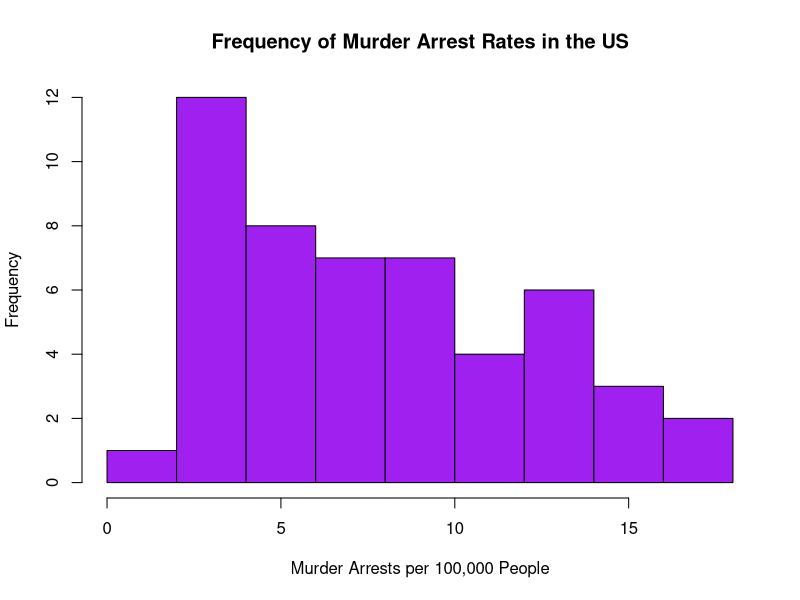
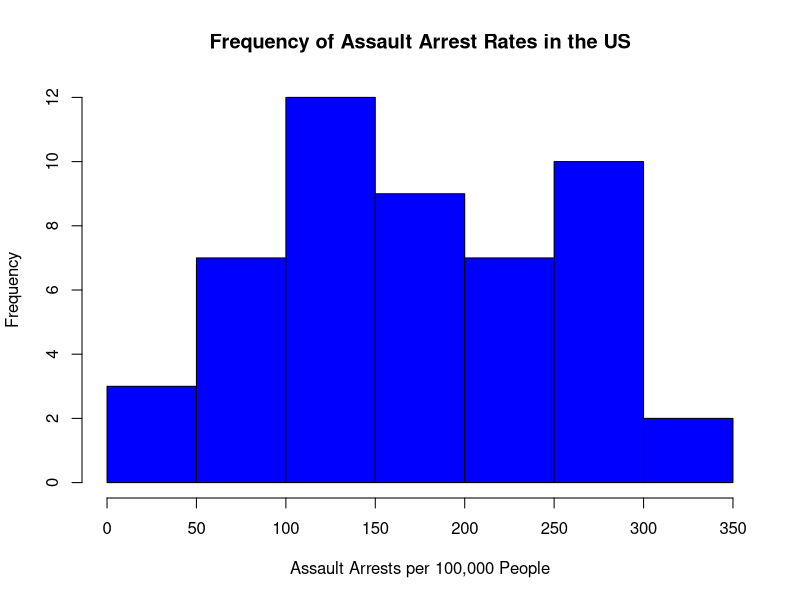
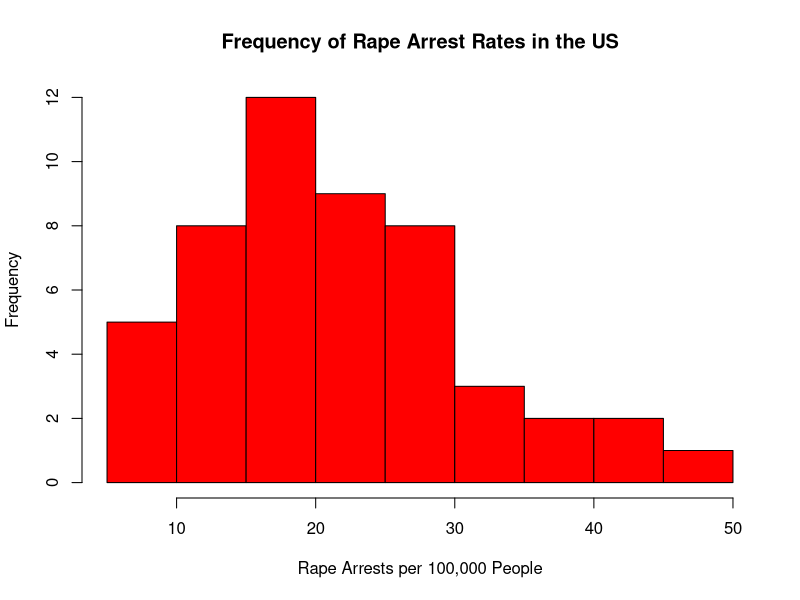
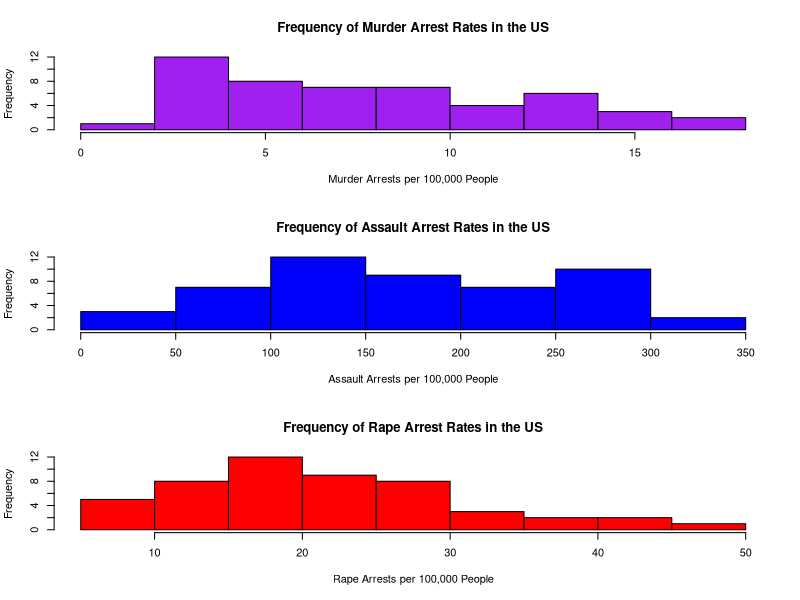
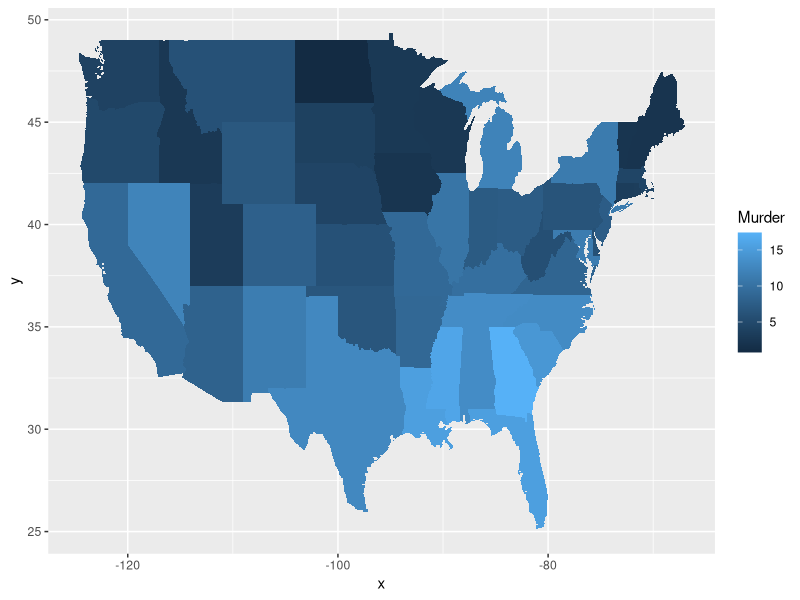

Write the R code that produced these figures, in order.
## ---- chunk 1
knitr::opts_chunk$set(message=FALSE,warning=FALSE, cache=TRUE)
# install.packages("formatR")
knitr::opts_chunk$set(tidy.opts = list(width.cutoff = 60), tidy = TRUE)
## ---- chunk 2
#install.packages("datasets")
library(datasets)
## ---- chunk 3
dat<-USArrests
## ---- chunk 4
dat$state<-tolower(rownames(USArrests))
## ---- chunk 5
names(dat)
## ---- chunk 6
class(dat$Murder)
## ---- chunk 7
head(dat)
?USArrests
## ---- chunk 8
hist(dat$Murder, xlab = "Murder Arrests per 100,000 People", main = "Frequency of Murder Arrest Rates in the US", col = "purple")
## ---- chunk 9
summary(dat$Murder)
## ---- chunk 10
hist(dat$Assault, xlab = "Assault Arrests per 100,000 People", main = "Frequency of Assault Arrest Rates in the US", col = "Blue")
## ---- chunk 11
summary(dat$Assault)
## ---- chunk 12
hist(dat$Rape, xlab = "Rape Arrests per 100,000 People", main = "Frequency of Rape Arrest Rates in the US", col = "Red")
## ---- chunk 13
summary(dat$Rape)
## ---- chunk 14
par(mfrow=c(3,1))
hist(dat$Murder, xlab = "Murder Arrests per 100,000 People", main = "Frequency of Murder Arrest Rates in the US", col = "purple")
hist(dat$Assault, xlab = "Assault Arrests per 100,000 People", main = "Frequency of Assault Arrest Rates in the US", col = "Blue")
hist(dat$Rape, xlab = "Rape Arrests per 100,000 People", main = "Frequency of Rape Arrest Rates in the US", col = "Red")

## ---- chunk 15
#install.packages("maps")
#install.packages("ggplot2")
library('maps') 
library('ggplot2') 

ggplot(dat, aes(map_id=state, fill=Murder)) + 
  geom_map(map=map_data("state")) + 
  expand_limits(x=map_data("state")$long, y=map_data("state")$lat)
## ---- chunk 16
#install.packages("maps")
#- This line installs a package that allows for map-drawing based on state names provided within the data.
#install.packages("ggplot2")
#- This line installs a package that makes improves the data visualization so that the map is easier to understand.
#library('maps') 
#- This line tells R where to find the package to help draw the map
#library('ggplot2') 
#- This line tells R where to find the package to help draw the map
#ggplot(dat, aes(map_id=state, fill=Murder)) + 
#  geom_map(map=map_data("state")) + 
#  expand_limits(x=map_data("state")$long, y=map_data("state")$lat)
#- This line tells R to use ggplot and to take information from dat variable 'state', and then to draw a map with US states, specifically using numbers from the Murder column. This line also instructs R to color each state based on the numbers in the 'Murder' column. It additionally tells R to make the x and y axes and limits align with longitude and latitude in a US map.
